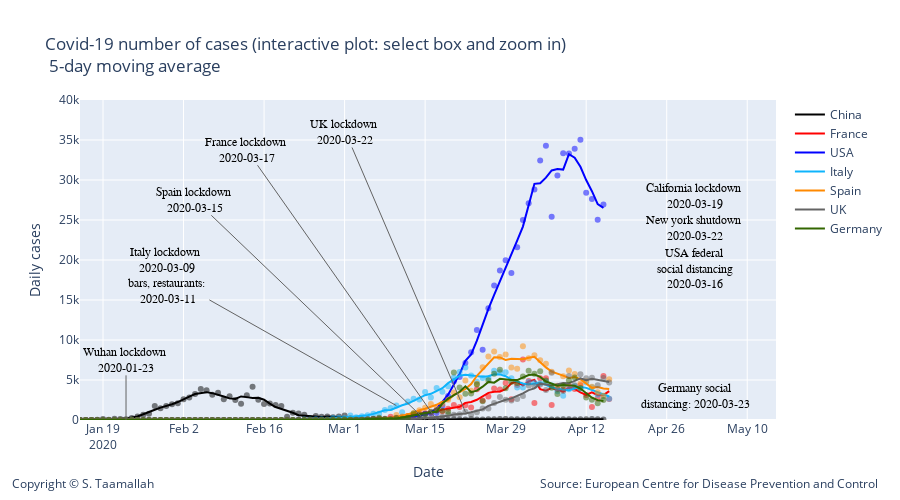

Notebook code for this chart:
### Code cell
degree = 1
#smooth_italy = smoothTriangle(df_italy['deaths'],degree)

smooth_china = smoothTriangle(df_china['cases'], degree)
smooth_france = smoothTriangle(df_france['cases'], degree)
smooth_italy = smoothTriangle(df_italy['cases'],degree)
smooth_usa = smoothTriangle(df_usa['cases'],degree)
smooth_uk = smoothTriangle(df_uk['cases'],degree)
smooth_germany = smoothTriangle(df_germany['cases'],degree)
smooth_spain = smoothTriangle(df_spain['cases'],degree)
smooth_korea = smoothTriangle(df_korea['cases'],degree)
smooth_netherlands = smoothTriangle(df_netherlands['cases'],degree)
smooth_belgium = smoothTriangle(df_belgium['cases'],degree)


smooth_china = smooth_3day(df_china['cases'])
smooth_france = smooth_3day(df_france['cases'])
smooth_italy = smooth_3day(df_italy['cases'])
smooth_usa = smooth_3day(df_usa['cases'])
smooth_uk = smooth_3day(df_uk['cases'])
smooth_germany = smooth_3day(df_germany['cases'])
smooth_spain = smooth_3day(df_spain['cases'])
smooth_korea = smooth_3day(df_korea['cases'])
smooth_netherlands = smooth_3day(df_netherlands['cases'])
smooth_belgium = smooth_3day(df_belgium['cases'])

smooth_china = smooth_5day(df_china['cases'])
smooth_france = smooth_5day(df_france['cases'])
smooth_italy = smooth_5day(df_italy['cases'])
smooth_usa = smooth_5day(df_usa['cases'])
smooth_uk = smooth_5day(df_uk['cases'])
smooth_germany = smooth_5day(df_germany['cases'])
smooth_spain = smooth_5day(df_spain['cases'])
smooth_korea = smooth_5day(df_korea['cases'])
smooth_netherlands = smooth_5day(df_netherlands['cases'])
smooth_belgium = smooth_5day(df_belgium['cases'])



# Add traces
trace1 = go.Scatter(
        x=df_china.index, 
        y=df_china['cases'],
        mode='markers',
        name='China daily cases',
        line_color='rgba(0, 0, 0, .5)',
        showlegend=False,
)

trace11 = go.Scatter(
        x=df_china.index, 
        y=smooth_china,
        mode='lines',
        name='China',
        line_color='rgba(0, 0, 0, 1)',
)


trace2 = go.Scatter(
        x=df_france.index, 
        y=df_france['cases'],
        mode='markers',
        name='France',
        line_color='rgba(256, 0, 0, .5)',
        showlegend=False,
)

trace22 = go.Scatter(
        x=df_france.index, 
        y=smooth_france,
        mode='lines',
        name='France',
        line_color='rgba(256, 0, 0, 1)',
)


trace3 = go.Scatter(
        x=df_usa.index, 
        y=df_usa['cases'],
        mode='markers',
        name='USA',
        line_color='rgba(0, 0, 255, .5)',
    showlegend=False,
)

trace33 = go.Scatter(
        x=df_usa.index, 
        y=smooth_usa,
        mode='lines',
        name='USA',
        line_color='rgba(0, 0, 255, 1)',
)
    
    
trace4 = go.Scatter(
        x=df_italy.index, 
        y=df_italy['cases'],
        mode='markers',
        name='Italy',
        line_color='rgba(14, 180, 252, .5)',
    showlegend=False,
)

trace44 = go.Scatter(
        x=df_italy.index, 
        y=smooth_italy,
        mode='lines',
        name='Italy',
        line_color='rgba(14, 180, 252, 1)',
)

trace5 = go.Scatter(
        x=df_spain.index, 
        y=df_spain['cases'],
        mode='markers',
        name='Spain',
        line_color='rgba(255, 137, 0, .5)',
    showlegend=False,
)

trace55 = go.Scatter(
        x=df_spain.index, 
        y=smooth_spain,
        mode='lines',
        name='Spain',
        line_color='rgba(255, 137, 0, 1)',
)


trace6 = go.Scatter(
        x=df_uk.index, 
        y=df_uk['cases'],
        mode='markers',
        name='UK',
        line_color='rgba(100, 100, 100, .5)',
    showlegend=False
)

trace66 = go.Scatter(
        x=df_uk.index, 
        y=smooth_uk,
        mode='lines',
        name='UK',
        line_color='rgba(100, 100, 100, 1)',
)

trace7 = go.Scatter(
        x=df_germany.index, 
        y=df_germany['cases'],
        mode='markers',
        name='Germany',
        line_color='rgba(51, 102, 0, .5)',
    showlegend=False,
)

trace77 = go.Scatter(
        x=df_germany.index, 
        y=smooth_germany,
        mode='lines',
        name='Germany',
        line_color='rgba(51, 102, 0, 1)',
)


data = [trace1,trace11, trace2, trace22, trace3, trace33, trace4, trace44, trace5, trace55, trace6, trace66, trace7, trace77]

layout = go.Layout(
    title="Covid-19 number of cases (interactive plot: select box and zoom in) <br> 5-day moving average",
    width=900,
    height=500,
    
    # Top left
    xaxis=dict(
        title='Date',
        range=['2020-01-15', '2020-05-15'],
    ),
    yaxis=dict(
        title='Daily cases',
        #type='log',
        range=[0,40000],
        anchor='x'
    ),
    
      annotations=[
        dict(
            x=1.15,
            y=-0.23,
            showarrow=False,
            text='Source: European Centre for Disease Prevention and Control',
            xref='paper',
            yref='paper'
        ),
        
        dict(
            x=-0.1,
            y=-0.23,
            showarrow=False,
            text='Copyright © S. Taamallah ',
            xref='paper',
            yref='paper'
        )
    ],
    
)



fig = go.Figure(data=data, layout=layout)



fig.add_annotation(
        x='2020-01-23',
        y=20,
        xref="x",
        yref="y",
        text="Wuhan lockdown <br> 2020-01-23 ",
        showarrow=True,
        font=dict(
            family="Courier New, monospace",
            size=12,
            color="black"
            ),
        align="center",
        arrowhead=0,
        arrowsize=1,
        arrowwidth=1,
        arrowcolor="#636363",
        ax=0,
        ay=-60,
        #bordercolor="#c7c7c7",
        #borderwidth=2,
        #borderpad=4,
        #bgcolor="#ff7f0e",
        #opacity=0.8
        )


fig.add_annotation(
        x='2020-03-10',
        y=1800,
        xref="x",
        yref="y",
        text="Italy lockdown <br> 2020-03-09 <br> bars, restaurants: <br> 2020-03-11",
        showarrow=True,
        font=dict(
            family="Courier New, monospace",
            size=12,
            color="black"
            ),
        align="center",
        arrowhead=0,
        arrowsize=1,
        arrowwidth=1,
        arrowcolor="#636363",
        ax=-230,
        ay=-130,
        #bordercolor="#c7c7c7",
        #borderwidth=2,
        #borderpad=4,
        #bgcolor="#ff7f0e",
        #opacity=0.8
        )


fig.add_annotation(
            x='2020-03-17',
            y=30,
            text="France lockdown <br> 2020-03-17 ",
            showarrow=True,
            font=dict(
            family="Courier New, monospace",
            size=12,
            color="black",
            ),
        align="center",
        arrowhead=0,
        arrowsize=1,
        arrowwidth=1,
        arrowcolor="#636363",
        ax=-190,
        ay=-270,
)


fig.add_annotation(
            x='2020-03-15',
            y=20,
            text="Spain lockdown <br> 2020-03-15 ",
            showarrow=True,
            font=dict(
            family="Courier New, monospace",
            size=12,
            color="black",
            ),
        align="center",
        arrowhead=0,
        arrowsize=1,
        arrowwidth=1,
        arrowcolor="#636363",
        ax=-230,
        ay=-220,
)


fig.add_annotation(
            x='2020-03-22',
            y=1000,
            text="UK lockdown <br> 2020-03-22 ",
            showarrow=True,
            font=dict(
            family="Courier New, monospace",
            size=12,
            color="black",
            ),
        align="center",
        arrowhead=0,
        arrowsize=1,
        arrowwidth=1,
        arrowcolor="#636363",
        ax=-120,
        ay=-280,
)

fig.add_annotation(
            x='2020-05-01',
            y=3000,
            text="Germany social <br> distancing: 2020-03-23 ",
            showarrow=False,
            font=dict(
            family="Courier New, monospace",
            size=12,
            color="black",
            ),
        align="center",
        arrowhead=0,
        arrowsize=1,
        arrowwidth=1,
        arrowcolor="#636363",
        ax=600,
        ay=-60,
)

fig.add_annotation(
            x='2020-05-01',
            y=19000,
            text="USA federal <br> social distancing <br> 2020-03-16 ",
            showarrow=False,
            font=dict(
            family="Courier New, monospace",
            size=12,
            color="black",
            ),
        align="center",
        arrowhead=0,
        arrowsize=1,
        arrowwidth=1,
        arrowcolor="#636363",
        ax=600,
        ay=-520,
)

fig.add_annotation(
            x='2020-05-01',
            y=24000,
            text="New york shutdown <br> 2020-03-22 ",
            showarrow=False,
            font=dict(
            family="Courier New, monospace",
            size=12,
            color="black",
            ),
        align="center",
        arrowhead=0,
        arrowsize=1,
        arrowwidth=1,
        arrowcolor="#636363",
        ax=600,
        ay=-420,
)



fig.add_annotation(
            x='2020-05-01',
            y=28000,
            text="California lockdown <br> 2020-03-19 ",
            showarrow=False,
            font=dict(
            family="Courier New, monospace",
            size=12,
            color="black",
            ),
        align="center",
        arrowhead=0,
        arrowsize=1,
        arrowwidth=1,
        arrowcolor="#636363",
        ax=600,
        ay=-320,
)

fig.show()
from plotly.offline import plot
plot(fig, filename="STaamallah_covid19_analysis_chart_3_20200412.html", auto_open = False)

#from IPython.display import HTML, display
#display(HTML('STaamallah_covid19_analysis_chart_3_20200403.html'), metadata=dict(isolated=True))
